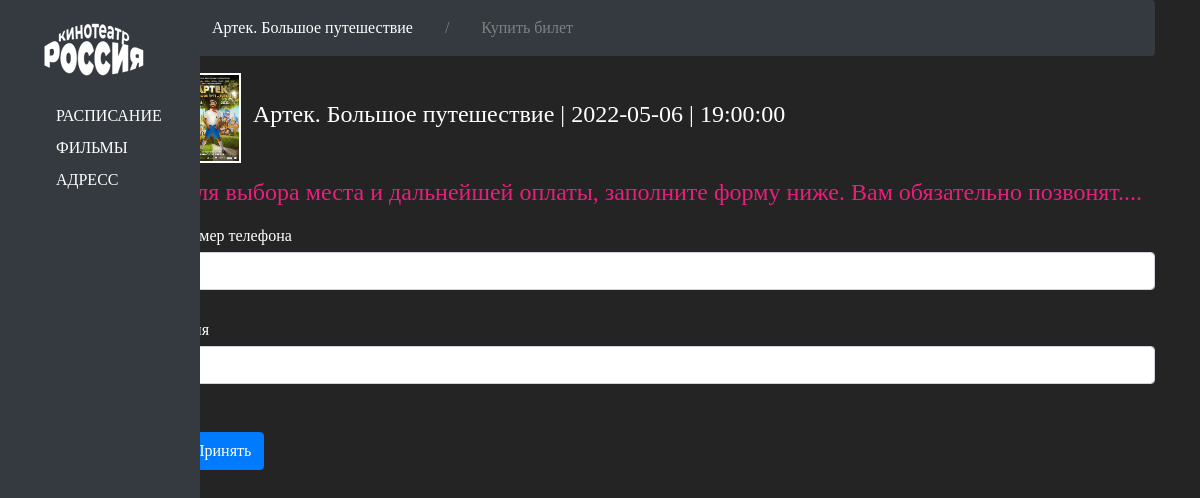
The page /buy_ticket/25 on the database its author committed.
### data/films.py (models this page shows, shortened)
class Films(SqlAlchemyBase):
    __tablename__ = 'films'
    id = sqlalchemy.Column(sqlalchemy.Integer,
                           primary_key=True, autoincrement=True, unique=True)
    title = sqlalchemy.Column(sqlalchemy.String, unique=True)
    description = sqlalchemy.Column(sqlalchemy.String, nullable=True)
    genre = sqlalchemy.Column(sqlalchemy.Integer, sqlalchemy.ForeignKey("genres.id"))
    director = sqlalchemy.Column(sqlalchemy.String, nullable=True)
    time = sqlalchemy.Column(sqlalchemy.Integer, nullable=True)
    rating = sqlalchemy.Column(sqlalchemy.Integer, nullable=True)
    img = sqlalchemy.Column(sqlalchemy.String, nullable=True)

### data/tickets.py (models this page shows, shortened)
class Tickets(SqlAlchemyBase):
    __tablename__ = 'tickets'
    id = sqlalchemy.Column(sqlalchemy.Integer,
                           primary_key=True, autoincrement=True, unique=True)
    title_of_film = sqlalchemy.Column(sqlalchemy.String, sqlalchemy.ForeignKey("films.id"))
    date = sqlalchemy.Column(sqlalchemy.Date)
    time = sqlalchemy.Column(sqlalchemy.Time)

### main.py (the view, shortened to what this page needs)
@app.route("/buy_ticket/<int:id>", methods=["POST", "GET"])
def buy_ticket(id):
    session = db_session.create_session()
    ticket = session.query(Tickets).filter(Tickets.id == id).first()
    film = session.query(Tickets, Films).filter(Tickets.id == id, Tickets.title_of_film == Films.id).first()
    form = RegisterForm()
    return render_template("buy_ticket.html", _img=film[1].img, date=ticket.date, time=ticket.time,
                           title=film[1].title, form=form)

### data/register.py
class RegisterForm(FlaskForm):
    phone = IntegerField('Номер телефона', validators=[DataRequired()])
    name = StringField('Имя', validators=[DataRequired()])
    submit = SubmitField('Принять')

### data/db_session.py (called while the page is built)
def create_session() -> Session:
    global __factory
    return __factory()

### templates/buy_ticket.html (shortened to what this page needs)
{% extends "base.html" %}
{% block content %}
<nav aria-label="breadcrumb">
  <ol class="breadcrumb">
    <li class="breadcrumb-item"><a href="/movie/{{ title }}">{{ title }}</a></li>
	<li class="breadcrumb-item-active"  aria-current="page">/</li>
    <li class="breadcrumb-item-active" aria-current="page"> Купить билет</li>
  </ol>
</nav>
<table class="mini_table">
  <thead>
	<tr>
      <th scope="col"><div class="mini_img"><img src={{ _img }} alt="..."></th></div>
      <th scope="col"><h2>{{ title }} | {{ date }} | {{ time }}</h2></th>
    </tr>
  </thead>
</table>
</br><h3>Для выбора места и дальнейшей оплаты, заполните форму ниже. Вам обязательно позвонят....</h3><br>
<form action="" method="post">
        <p>
            {{ form.phone.label }}<br>
            {{ form.phone(class="form-control") }}<br>
        </p>
        <p>
            {{ form.name.label }}<br>
            {{ form.name(class="form-control") }}<br>
        </p><br>
        <p>{{ form.submit(type="submit", class="btn btn-primary") }}</p>
    </form>
{% endblock %}

### static/css/style.css (style rules this page uses)
body { font: 16px/1 cambria; background-color: #242424; }
.breadcrumb { background-color: #343A40 }
.breadcrumb-item { color: #E91E7D }
h3 { font: 24px/1 franklin gothic medium; color: #E91E7D }
li a { display: flex; color: white; padding: 8px 16px; text-decoration: none; }
.mini_table { height: 50px; color: white; }
.breadcrumb-item { display: flex; }
h2 { font: 24px/1 franklin gothic medium; }
.mini_img { width: 70px; height: 90px; overflow: hidden; }
.mini_img img { width: initial; border: 2px solid white; height: 100%; }
.breadcrumb-item-active { display: flex; padding: 8px 16px; color: gray; }
a { color: white; }
p { color: white }

### rows shown on the page
Films: title "Артек. Большое путешествие", img (picture)
Tickets: date "2022-05-06", time "19:00:00"
